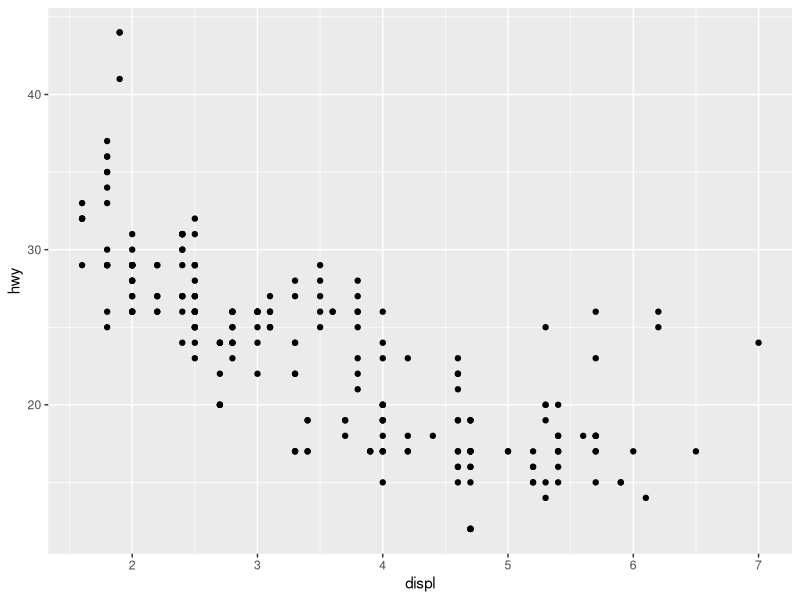
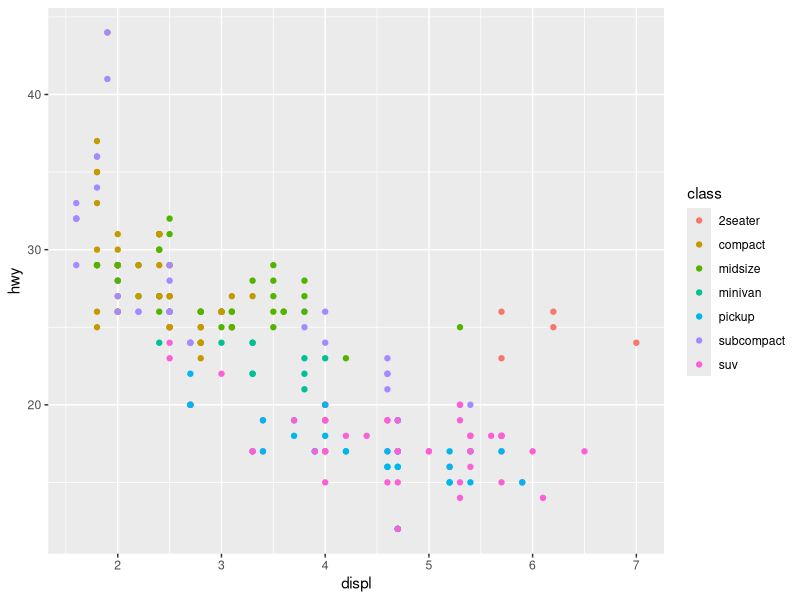
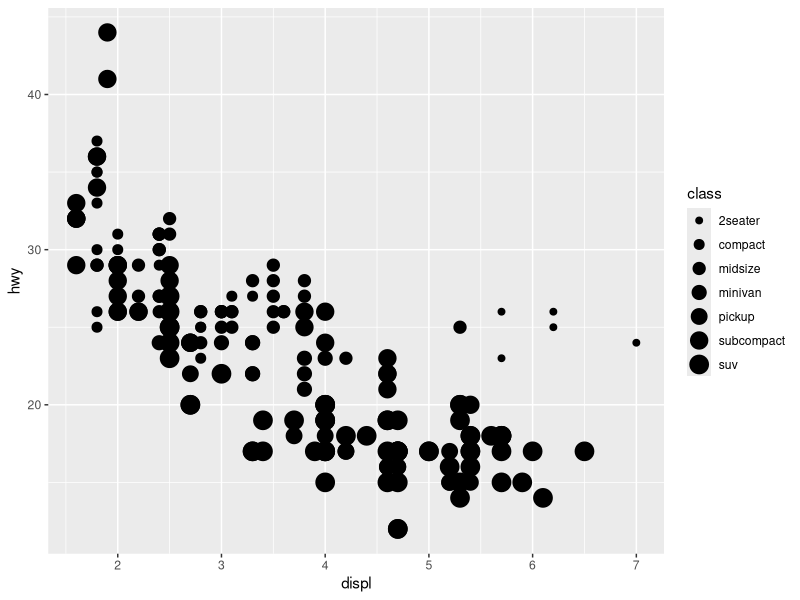
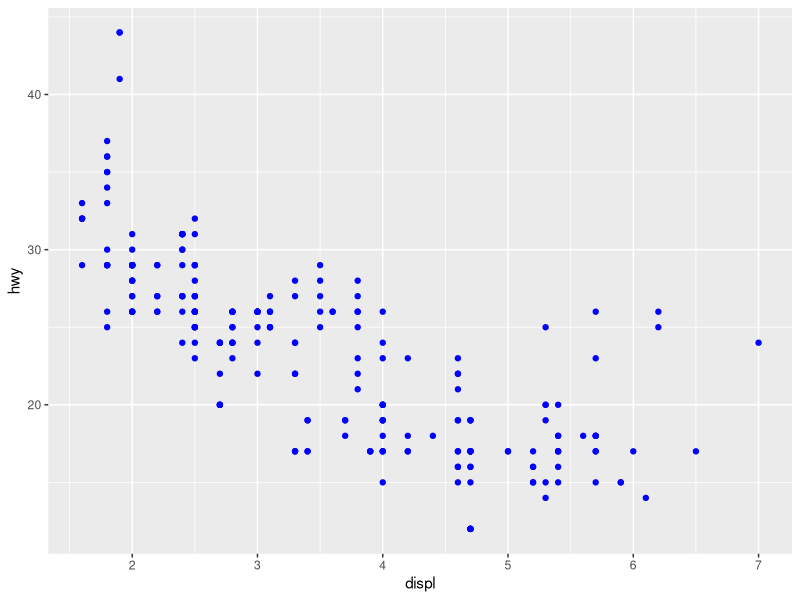
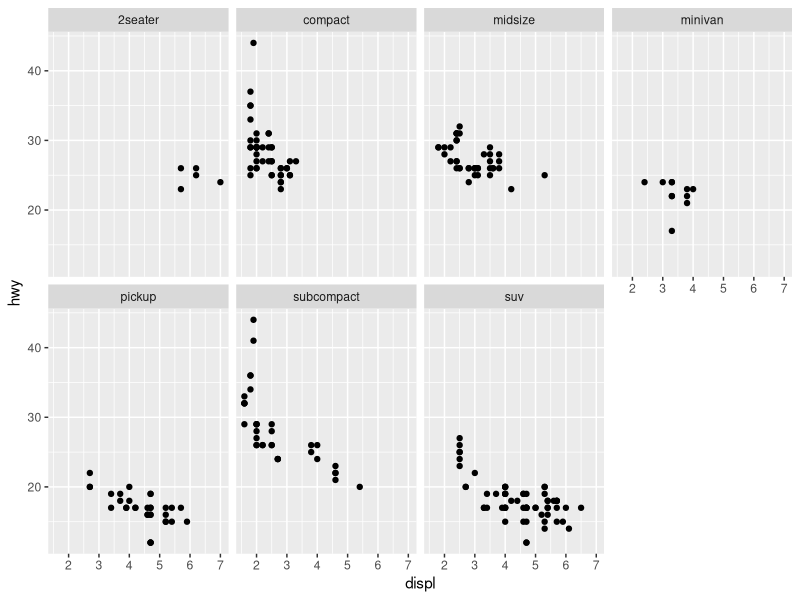
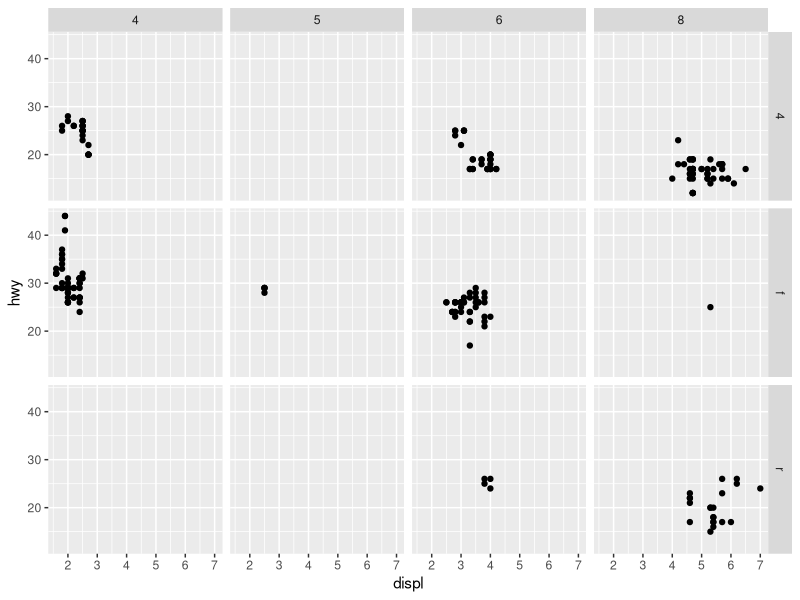
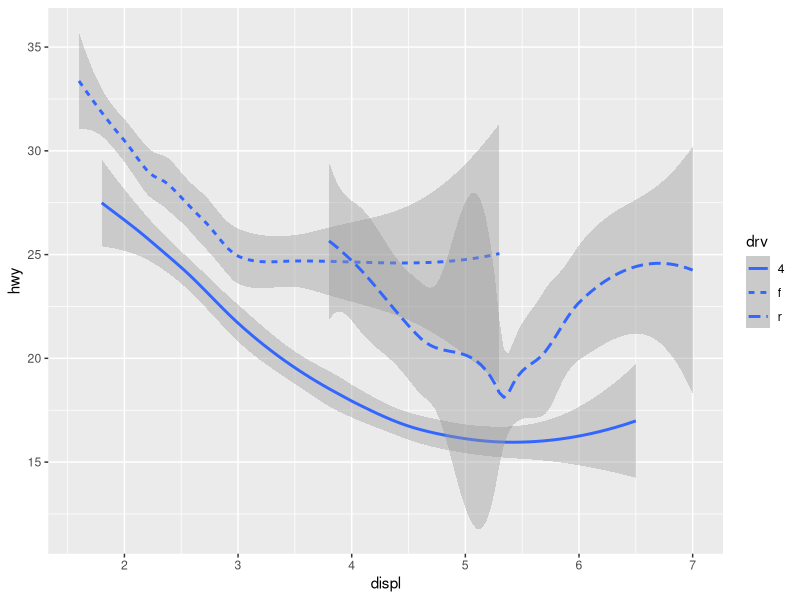
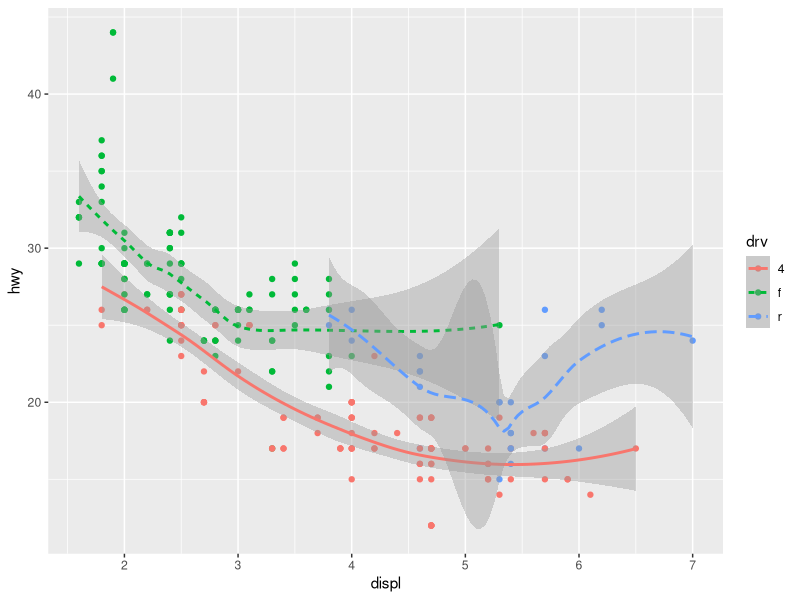

Write R code to recreate these figures, in order.
## ---- chunk 1
library(tidyverse)
## ---- chunk 2
mpg
## ---- chunk 3
ggplot(data = mpg) + 
  geom_point(mapping = aes(x = displ, y = hwy))
## ---- chunk 4
ggplot(data = mpg) + 
	geom_point(mapping = aes(x = displ, y = hwy, color = class))
## ---- chunk 5
ggplot(data = mpg) + 
	geom_point(mapping = aes(x = displ, y = hwy, size = class))
## ---- chunk 6
ggplot(data = mpg) +
	geom_point(mapping = aes(x = displ, y = hwy), color = "blue")
## ---- chunk 7
ggplot(data = mpg) +
  geom_point(mapping = aes(x = displ, y = hwy)) +
  facet_wrap(~ class, nrow = 2)
## ---- chunk 8
ggplot(data = mpg) +
  geom_point(mapping = aes(x = displ, y = hwy)) +
  facet_grid(drv ~ cyl)
## ---- chunk 9
ggplot(data = mpg) +
	geom_smooth(mapping = aes(x = displ, y = hwy, linetype = drv))
## ---- chunk 10
ggplot(data = mpg, mapping = aes(x = displ, y =hwy, color = drv)) +
	geom_point() +
	geom_smooth(mapping = aes(linetype = drv))
## ---- chunk 11
ggplot(data = mpg) +
	geom_point(mapping = aes(x = displ, y = hwy)) +
	geom_smooth(mapping = aes(x = displ, y = hwy))
## ---- chunk 12
ggplot(data = mpg, mapping = aes(x = displ, y = hwy)) +
	geom_point() +
	geom_smooth()
## ---- chunk 13
ggplot(data = mpg, mapping = aes(x = displ, y = hwy)) +
	geom_point(mapping = aes(color = class)) +
	geom_smooth()
## ---- chunk 14
ggplot(data = mpg, mapping = aes(x = displ, y = hwy)) +
	geom_point(mapping = aes(color = class)) +
	geom_smooth(data = filter(mpg, class == "subcompact"), se = FALSE)
## ---- chunk 15
ggplot(data = diamonds) +
	geom_bar(mapping = aes(x = cut))
## ---- chunk 16
ggplot(data = diamonds) +
	stat_count(mapping = aes(x = cut))
## ---- chunk 17
demo <- tribble(
	~cut,	~freq,
	"Fair",	1610,
	"Good",	4906,
	"Very Good",	12082,
	"Premium",	13791,
	"Ideal",	21551
)

ggplot(data = demo) +
	geom_bar(mapping = aes(x = cut, y = freq), stat = "identity")
## ---- chunk 18
ggplot(data = diamonds) +
	geom_bar(mapping = aes(x = cut, y = ..prop.., group = 1))
## ---- chunk 19
ggplot(data = diamonds) +
	geom_bar(mapping = aes(x = cut, y = ..prop..))
## ---- chunk 20
ggplot(data = diamonds) +
	geom_bar(mapping = aes(x = cut, y = ..prop.., group = "x"))
## ---- chunk 21
ggplot(data = diamonds) +
	stat_summary(
		mapping = aes(x = cut, y = depth),
		fun.ymin = min,
		fun.ymax = max,
		fun.y = median
	)
